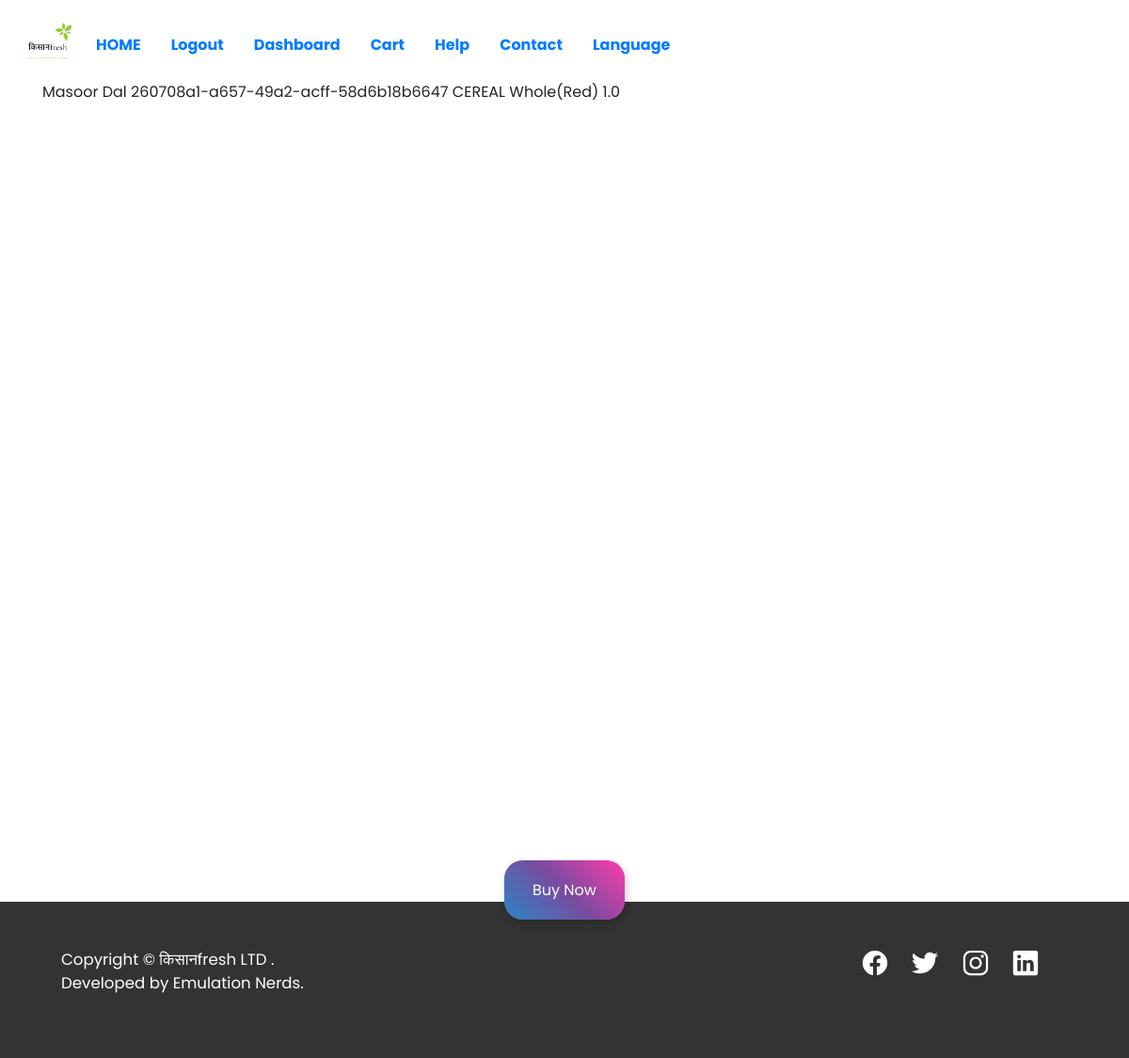
Before: /cart/ (signed in) with the older database file.
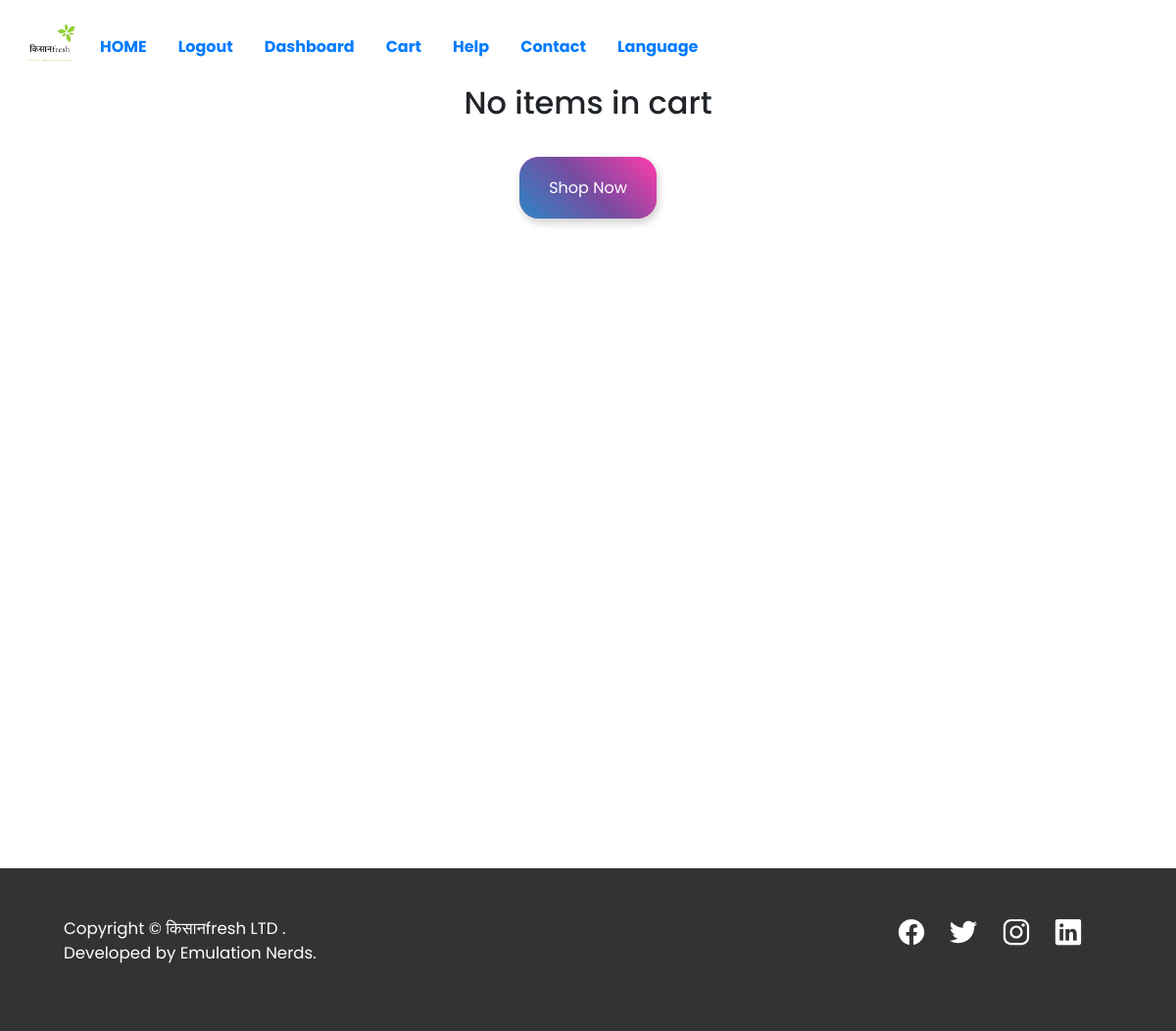
After: the same page with the newer database file.
### CommodityApp/models.py (models this page shows, shortened)
class Cart(models.Model):
    username = models.CharField(max_length=100)
    name = models.CharField(max_length=200)
    comcode = models.CharField(max_length=100)
    breed=models.CharField(max_length=200,default=' ')
    weight = models.FloatField()
    type_choices = (
        ('FRUIT','Fruit'),
        ('VEGIES','Vegetables'),
        ('PULSES','Pulses'),
        ('CEREAL','Cereal'),
        ('OTHERS','Others')
    )
    type = models.CharField(max_length=100,choices=type_choices)

### CommodityApp/views.py (the view)
# urls.py: path('cart/',views.CartView,name='Cart'),
@login_required
def CartView(request):
    one = request.user.username
    a = Cart.objects.filter(username = one)
    return render(request,'cart.html',{'cart':a})

### templates/cart.html
{% extends 'index.html' %}
{% block content %}
<div class="container new">
{% if cart %}
{% for i in cart %}
  {{i.name}}
  {{i.comcode}}
  {{i.type}}
  {{i.breed}}
  {{i.weight}} </br>
{% endfor %}
{% else %}
<center>
  <h2>No items in cart</h2><br><br>
  <a href="/retailshop/" class="i-btn">Shop Now</a>
  </center>
{% endif %}
</div>
{% if cart %}
<center>
<br><br>
<a href="/buycart/" class="i-btn">Buy Now</a>
</center>
{% endif %}
{% endblock %}

### templates/index.html (shortened to what this page needs)
<!DOCTYPE html>
<html lang="en" dir="ltr">
{% load static %}
  <head>
    <link rel="stylesheet" href="https://stackpath.bootstrapcdn.com/bootstrap/4.1.3/css/bootstrap.min.css"
integrity="sha384-MCw98/SFnGE8fJT3GXwEOngsV7Zt27NXFoaoApmYm81iuXoPkFOJwJ8ERdknLPMO">
<link rel="stylesheet" href="{% static 'css/style.css' %}">
  </head>
  <body>
        <nav class="navbar">
      <ul class="nav">
        <li>
          <img src="{% static 'img/किसानfresh.png' %}" alt="" height="70" width="70" >
        </li>
        <li class="nav-item">
          <a class="nav-link active" href="/"><b>HOME</b></a>
        </li>
        {% if user.is_authenticated %}
      <li class="nav-item">
        <a class="nav-link active" href="{% url 'logout' %}"><b>Logout</b></a>
      </li>
      <li class="nav-item">
        <a class="nav-link active" href="{% url 'dashboard' %}"><b>Dashboard</b></a>
      </li>
    {% endif %}
    <li class="nav-item">
      <a class="nav-link" href="{% url 'Cart' %}"><b>Cart</b></a>
    </li>
    <li class="nav-item">
      <a class="nav-link" href="#"><b>Help</b></a>
    </li>
    <li class="nav-item">
      <a class="nav-link active" href="#"><b>Contact</b></a>
    </li>
    <li class="nav-item">
      <a class="nav-link active" href="#"><b>Language</b></a>
    </li>
  </ul>
  </nav>
  {% block content %}{% endblock %}
  <footer>
    <div class="container">
    <div class="row">
      <div class="col-md-6">
          <p class="fp">
              Copyright &copy किसानfresh LTD .<br>Developed by Emulation Nerds.
          </p>
      </div>
        <div class="col-md-6">
            <ul class="social-links">
                <li><a href="#"><ion-icon class="ion-social-facebook" name="logo-facebook"></ion-icon></a></li>
                <li><a href="#"></a><ion-icon class="ion-social-twitter" name="logo-twitter"></ion-icon></li>
                <li><a href="#"></a><ion-icon class="ion-social-instagram" name="logo-instagram"></ion-icon></li>
                <li><a href="#"><ion-icon class="ion-social-googleplus" name="logo-linkedin"></ion-icon></a></li>
            </ul>
        </div>
    </div>
  </div>
  </footer>
  </body>
</html>

### static/css/style.css (style rules this page uses)
body { font-family: 'Poppins', sans-serif; }
.nav-item { padding-top: 20px; }
.i-btn { padding-left: 30px; padding-right: 30px; padding-top: 20px; padding-bottom: 20px; height: 80px; box-shadow: 2px 4px 8px #0003; width: auto; color: #fff; border-radius: 20px; background-color: #FF3CAC; background-image: linear-gradient(225deg, #FF3CAC 0%, #784BA0 50%, #2B86C5 100%); }
footer { background-color: #333; padding: 50px; font-size: 80%; }
.social-links { list-style: none; margin-left: 50%; }
.social-links li { display: inline-block; margin-right: 20px; }
.social-links li:last-child { margin-right: 0; }
.social-links li a:link, .social-links li a:visited { text-decoration: none; border: 0; color: #888; -webkit-transition: color 0.2s; -o-transition: color 0.2s; transition: color 0.2s; }
.ion-social-facebook, .ion-social-twitter, .ion-social-googleplus, .ion-social-instagram { -webkit-transition: color 0.2s; -o-transition: color 0.2s; transition: color 0.2s; height: 30px; width: 30px; color: #fff; }
.fp { color: #fff; font-size: 1.3em; }
.new { min-height: 100vh; }

Changed rows visible on the page:
removed Cart: name "Masoor Dal", comcode "260708a1-a657-49a2-acff-58d6b18b6647", type "CEREAL", breed "Whole(Red)", weight "1.0"
Other visible differences:
text no longer shown: "Buy Now"
text now shown: "No items in cart Shop Now"
